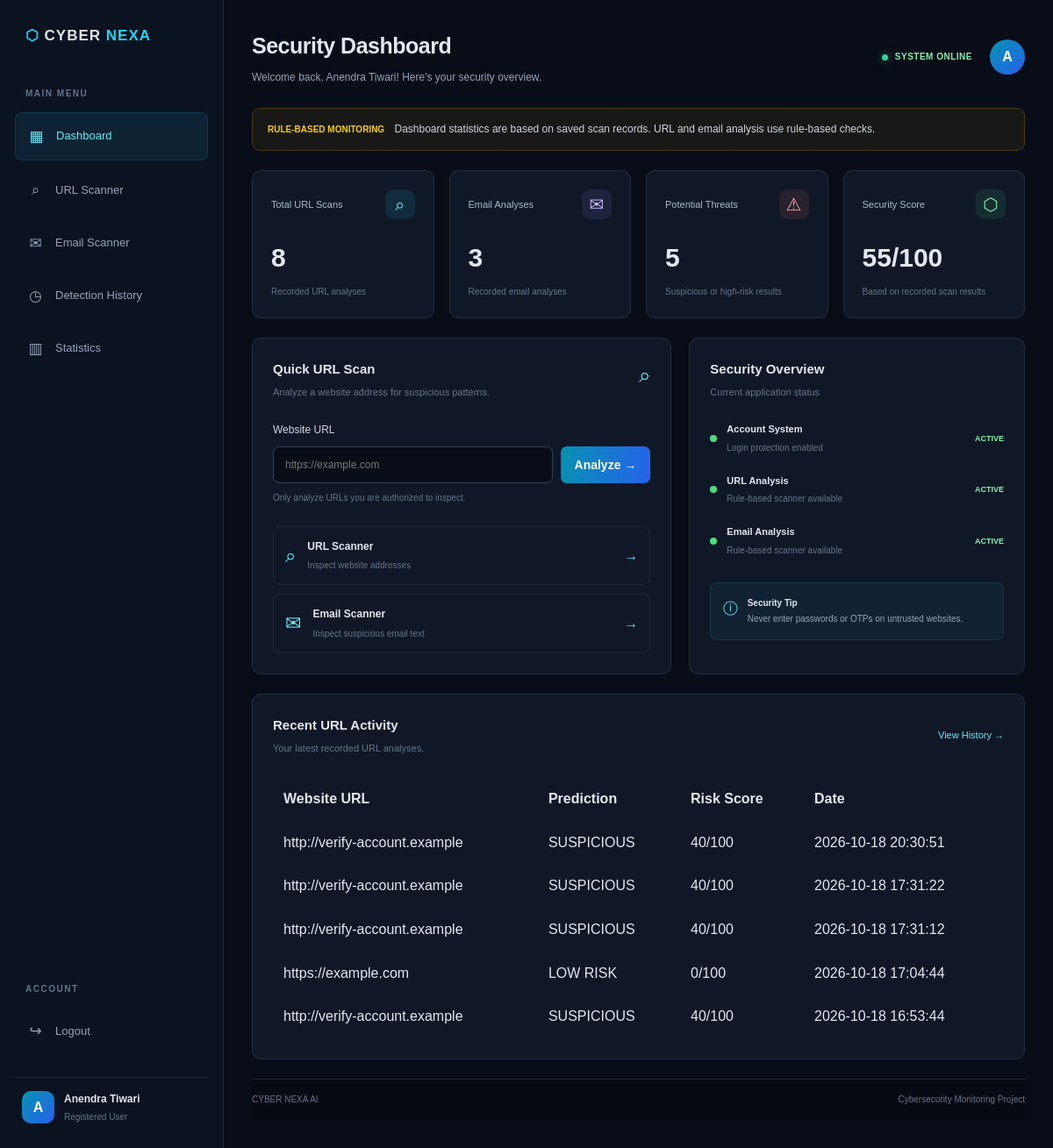
The app's page /dashboard (signed in) with its own data.
### tables this page shows
CREATE TABLE url_scans (
                id INTEGER PRIMARY KEY AUTOINCREMENT,
                user_id INTEGER NOT NULL,
                url TEXT NOT NULL,
                prediction TEXT NOT NULL,
                risk_score INTEGER NOT NULL,
                reasons TEXT NOT NULL,
                created_at TIMESTAMP DEFAULT CURRENT_TIMESTAMP,
                FOREIGN KEY (user_id) REFERENCES users(id)
            );

### app.py (the view)
@app.route("/dashboard")
@login_required
def dashboard():
    user_id = session["user_id"]
    try:
        with get_db() as conn:
            url_total = conn.execute("""
                SELECT COUNT(*) AS total
                FROM url_scans
                WHERE user_id = ?
            """, (
                user_id,
            )).fetchone()["total"]
            email_total = conn.execute("""
                SELECT COUNT(*) AS total
                FROM email_scans
                WHERE user_id = ?
            """, (
                user_id,
            )).fetchone()["total"]
            url_threats = conn.execute("""
                SELECT COUNT(*) AS total
                FROM url_scans
                WHERE user_id = ?
                AND prediction IN (
                    'HIGH RISK',
                    'SUSPICIOUS'
                )
            """, (
                user_id,
            )).fetchone()["total"]
            email_threats = conn.execute("""
                SELECT COUNT(*) AS total
                FROM email_scans
                WHERE user_id = ?
                AND prediction IN (
                    'HIGH RISK',
                    'SUSPICIOUS'
                )
            """, (
                user_id,
            )).fetchone()["total"]
            recent_urls = conn.execute("""
                SELECT
                    url,
                    prediction,
                    risk_score,
                    created_at
                FROM url_scans
                WHERE user_id = ?
                ORDER BY id DESC
                LIMIT 5
            """, (
                user_id,
            )).fetchall()
        total_scans = url_total + email_total
        threats_total = url_threats + email_threats
        if total_scans == 0:
            security_score = 100
        else:
            security_score = round(
                100 * (total_scans - threats_total)
                / total_scans
            )
        security_score = max(
            0,
            min(100, security_score)
        )
        return render_template(
            "dashboard.html",
            username=session.get("username", "User"),
            url_total=url_total,
            email_total=email_total,
            threats_total=threats_total,
            recent_urls=recent_urls,
            total_scans=total_scans,
            security_score=security_score
        )
    except sqlite3.Error:
        app.logger.exception(
            "Dashboard database error."
        )
        flash(
            "Unable to load dashboard statistics.",
            "error"
        )
        return render_template(
            "dashboard.html",
            username=session.get("username", "User"),
            url_total=0,
            email_total=0,
            threats_total=0,
            recent_urls=[],
            total_scans=0,
            security_score=0
        )

### app.py (called while the page is built)
def get_db():
    conn = sqlite3.connect(
        DATABASE,
        timeout=10
    )
    conn.row_factory = sqlite3.Row
    conn.execute("PRAGMA foreign_keys = ON")
    return conn

def login_required(view_function):
    @wraps(view_function)
    def wrapper(*args, **kwargs):
        if "user_id" not in session:
            flash(
                "Please login to continue.",
                "error"
            )
            return redirect(url_for("login"))
        return view_function(*args, **kwargs)
    return wrapper

### templates/dashboard.html (shortened to what this page needs)
<!DOCTYPE html>
<html lang="en">
<head>
    <link rel="stylesheet" href="{{ url_for('static', filename='style.css') }}">
</head>
<body class="dashboard-body">
    <div class="dashboard-layout">
        <aside class="sidebar">
            <a href="/" class="logo dashboard-logo">
                <span class="logo-icon">⬡</span>
                CYBER <span class="logo-highlight">NEXA</span>
            </a>
            <div class="sidebar-label">MAIN MENU</div>
            <nav class="sidebar-nav">
                <a href="{{ url_for('dashboard') }}" class="side-link active">
                    <span>▦</span> Dashboard
                </a>
                <a href="{{ url_for('url_scanner') }}" class="side-link">
                    <span>⌕</span> URL Scanner
                </a>
                <a href="{{ url_for('email_scanner') }}" class="side-link">
                    <span>✉</span> Email Scanner
                </a>
                <a href="{{ url_for('history') }}" class="side-link">
                    <span>◷</span> Detection History
                </a>
                <a href="{{ url_for('statistics') }}" class="side-link">
                    <span>▥</span> Statistics
                </a>
            </nav>
            <div class="sidebar-bottom">
                <div class="sidebar-label">ACCOUNT</div>
                <a href="{{ url_for('logout') }}" class="side-link logout-link">
                    <span>↪</span> Logout
                </a>
                <div class="sidebar-user">
                    <div class="user-avatar">
                        {{ username[0]|upper if username else 'U' }}
                    </div>
                    <div>
                        <strong>{{ username }}</strong>
                        <small>Registered User</small>
                    </div>
                </div>
            </div>
        </aside>
        <main class="dashboard-main">
            <header class="dashboard-header">
                <div>
                    <h1>Security Dashboard</h1>
                    <p>
                        Welcome back, {{ username }}!
                        Here's your security overview.
                    </p>
                </div>
                <div class="header-right">
                    <span class="system-status">
                        <span class="status-dot"></span>
                        SYSTEM ONLINE
                    </span>
                    <div class="header-avatar">
                        {{ username[0]|upper if username else 'U' }}
                    </div>
                </div>
            </header>
            <div class="demo-notice">
                <strong>RULE-BASED MONITORING</strong>
                Dashboard statistics are based on saved scan records.
                URL and email analysis use rule-based checks.
            </div>
            <section class="stats-grid">
                <article class="stat-card">
                    <div class="stat-top">
                        <span>Total URL Scans</span>
                        <span class="stat-icon cyan">⌕</span>
                    </div>
                    <h2>{{ url_total }}</h2>
                    <p>Recorded URL analyses</p>
                </article>
                <article class="stat-card">
                    <div class="stat-top">
                        <span>Email Analyses</span>
                        <span class="stat-icon purple">✉</span>
                    </div>
                    <h2>{{ email_total }}</h2>
                    <p>Recorded email analyses</p>
                </article>
                <article class="stat-card">
                    <div class="stat-top">
                        <span>Potential Threats</span>
                        <span class="stat-icon red">⚠</span>
                    </div>
                    <h2>{{ threats_total }}</h2>
                    <p>Suspicious or high-risk results</p>
                </article>
                <article class="stat-card">
                    <div class="stat-top">
                        <span>Security Score</span>
                        <span class="stat-icon green">⬡</span>
                    </div>
                    {% if security_score is defined and security_score is not none %}
                    <h2>{{ security_score }}/100</h2>
                    <p>Based on recorded scan results</p>
                    {% else %}
                    <h2>--</h2>
                    <p>Scan data not available</p>
                    {% endif %}
                </article>
            </section>
            <section class="dashboard-content-grid">
                <div class="dashboard-panel quick-scan-panel">
                    <div class="panel-heading">
                        <div>
                            <h2>Quick URL Scan</h2>
                            <p>
                                Analyze a website address for suspicious patterns.
                            </p>
                        </div>
                        <span class="panel-symbol">⌕</span>
                    </div>
                    <form id="quickScanForm" method="POST" action="{{ url_for('url_scanner') }}">
                        <label for="quickUrl">Website URL</label>
                        <div class="scan-input-group">
                            <input type="url" id="quickUrl" name="url" placeholder="https://example.com"
                                autocomplete="url" maxlength="2048" required>
                            <button type="submit" class="btn scan-button">
                                Analyze →
                            </button>
                        </div>
                        <p class="input-help">
                            Only analyze URLs you are authorized to inspect.
                        </p>
                    </form>
                    <div class="quick-actions">
                        <a href="{{ url_for('url_scanner') }}" class="quick-action">
                            <span>⌕</span>
                            <div>
                                <strong>URL Scanner</strong>
                                <small>Inspect website addresses</small>
                            </div>
                            <span class="action-arrow">→</span>
                        </a>
                        <a href="{{ url_for('email_scanner') }}" class="quick-action">
                            <span>✉</span>
                            <div>
                                <strong>Email Scanner</strong>
                                <small>Inspect suspicious email text</small>
                            </div>
                            <span class="action-arrow">→</span>
                        </a>
                    </div>
                </div>
                <div class="dashboard-panel">
                    <div class="panel-heading">
                        <div>
                            <h2>Security Overview</h2>
                            <p>Current application status</p>
                        </div>
                    </div>
                    <div class="security-overview">
                        <div class="overview-item">
                            <span class="overview-indicator green-indicator"></span>
                            <div>
                                <strong>Account System</strong>
                                <small>Login protection enabled</small>
                            </div>
                            <span class="overview-badge">ACTIVE</span>
                        </div>
                        <div class="overview-item">
                            <span class="overview-indicator green-indicator"></span>
                            <div>
                                <strong>URL Analysis</strong>
                                <small>Rule-based scanner available</small>
                            </div>
                            <span class="overview-badge">ACTIVE</span>
                        </div>
                        <div class="overview-item">
                            <span class="overview-indicator green-indicator"></span>
                            <div>
                                <strong>Email Analysis</strong>
                                <small>Rule-based scanner available</small>
                            </div>
                            <span class="overview-badge">ACTIVE</span>
                        </div>
                    </div>
                    <div class="security-tip">
                        <span>ⓘ</span>
                        <p>
                            <strong>Security Tip</strong><br>
                            Never enter passwords or OTPs on untrusted websites.
                        </p>
                    </div>
                </div>
            </section>
            <section class="dashboard-panel activity-panel">
                <div class="panel-heading activity-heading">
                    <div>
                        <h2>Recent URL Activity</h2>
                        <p>Your latest recorded URL analyses.</p>
                    </div>
                    <a href="{{ url_for('history') }}" class="view-all">
                        View History →
                    </a>
                </div>
                <div style="overflow-x: auto;">
                    <table style="width: 100%; border-collapse: collapse;">
                        <thead>
                            <tr>
                                <th style="text-align: left; padding: 12px;">
                                    Website URL
                                </th>
                                <th style="text-align: left; padding: 12px;">
                                    Prediction
                                </th>
                                <th style="text-align: left; padding: 12px;">
                                    Risk Score
                                </th>
                                <th style="text-align: left; padding: 12px;">
                                    Date
                                </th>
                            </tr>
                        </thead>
                        <tbody>
                            {% for scan in recent_urls %}
                            <tr>
                                <td style="padding: 12px; overflow-wrap: anywhere;">
                                    {{ scan["url"] }}
                                </td>
                                <td style="padding: 12px;">
                                    {{ scan["prediction"] }}
                                </td>
                                <td style="padding: 12px;">
                                    {{ scan["risk_score"] }}/100
                                </td>
                                <td style="padding: 12px;">
                                    {{ scan["created_at"] }}
                                </td>
                            </tr>
                            {% endfor %}
                        </tbody>
                    </table>
                </div>
            </section>
            <footer class="dashboard-footer">
                <span>CYBER NEXA AI</span>
                <span>Cybersecurity Monitoring Project</span>
            </footer>
        </main>
    </div>
</body>
</html>

### records on screen
url_scans: url "http://verify-account.example", prediction "SUSPICIOUS", risk_score "40", created_at "2026-10-18 20:30:51"
url_scans: url "http://verify-account.example", prediction "SUSPICIOUS", risk_score "40", created_at "2026-10-18 17:31:22"
url_scans: url "http://verify-account.example", prediction "SUSPICIOUS", risk_score "40", created_at "2026-10-18 17:31:12"
url_scans: url "https://example.com", prediction "LOW RISK", risk_score "0", created_at "2026-10-18 17:04:44"
url_scans: url "http://verify-account.example", prediction "SUSPICIOUS", risk_score "40", created_at "2026-10-18 16:53:44"

### other values on screen
{{ username[0]|upper if username else 'U' }} "A"
{{ username }} "Anendra Tiwari"
{{ url_total }} "8"
{{ email_total }} "3"
{{ threats_total }} "5"
{{ security_score }} "55"
